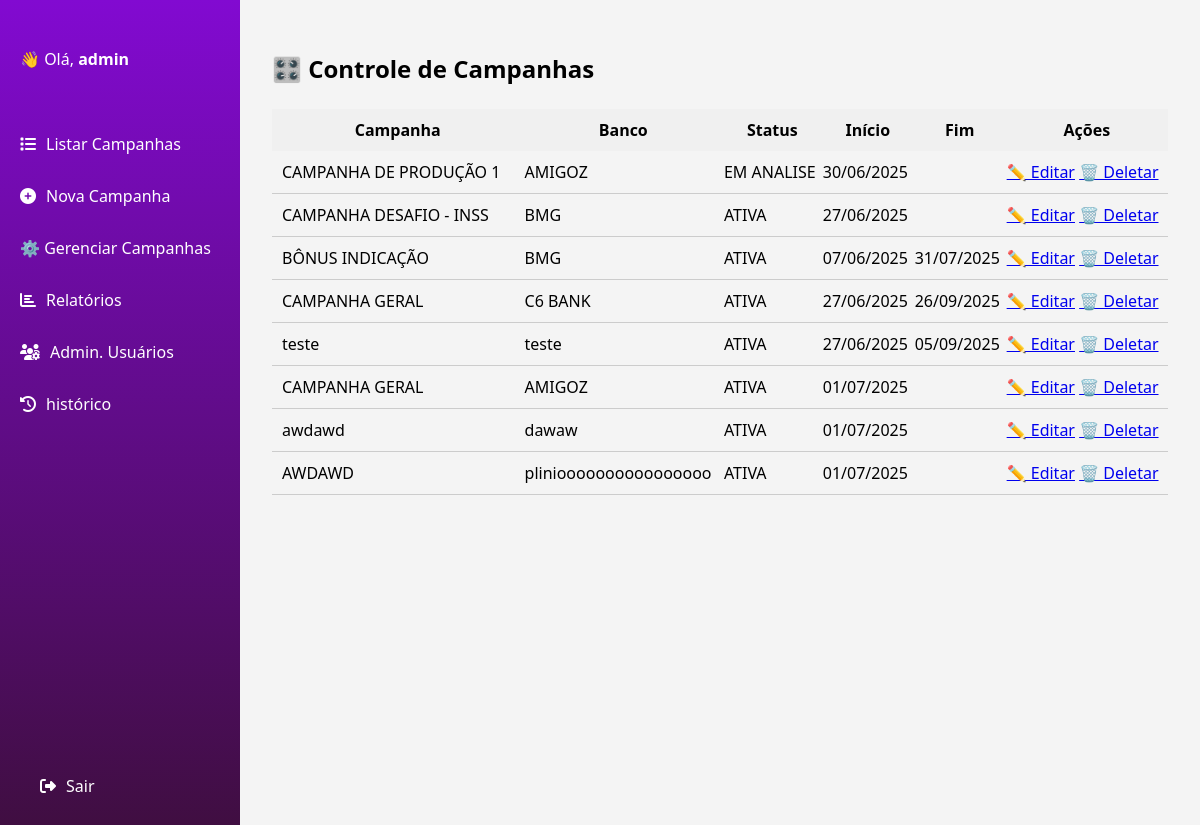
The app's page /campanhas/controle/ (signed in) with its own data.
### usuarios/models.py (models this page shows, shortened)
class Usuario(AbstractUser):
    TIPO_CHOICES = (
        ('master', 'Master'),
        ('editor', 'Editor'),
        ('visualizador', 'Visualizador'),
    )
    tipo = models.CharField(max_length=20, choices=TIPO_CHOICES, default='visualizador')

### campanhas/models.py (models this page shows, shortened)
class Campanha(models.Model):
    TIPO_VALOR_CHOICES = [
        ('R$', 'R$'),
        ('%', '%'),
    ]
    STATUS_MANUAL_CHOICES = [
        ('ATIVA', 'Ativa'),
        ('INATIVA', 'Inativa'),
        ('EM ANALISE', 'Em analise'),
    ]
    banco = models.ForeignKey(Banco, on_delete=models.PROTECT, related_name='campanhas')
    campanha = models.CharField(max_length=200, default=' ')
    nomenclatura_wb = models.CharField(max_length=200, default=' ')
    recebido = models.CharField(max_length=200, default=' ', blank=True, null=True)
    parametrizado_wb = models.CharField(max_length=200, default=' ', blank=True, null=True)
    tipo_valor_recebido = models.CharField(max_length=20, choices=TIPO_VALOR_CHOICES, default='%', blank=True, null=True)
    tipo_valor_parametrizado_wb = models.CharField(max_length=20, choices=TIPO_VALOR_CHOICES, default=' ', blank=True, null=True)
    vigencia_inicio = models.DateField(default=timezone.now)
    vigencia_fim = models.DateField(blank=True, null=True)
    periodicidade_repasses = models.CharField(max_length=100, default=' ')
    previsao_pagamento = models.CharField(max_length=100,blank=True, null=True)
    parametro_avaliacao = models.TextField(default=' ')
    criterio_apuracao = models.TextField(default=' ')
    observacoes = models.TextField(blank=True, null=True)
    possui_meta = models.BooleanField(default=False)
    tem_garantido = models.BooleanField(default=False)
    status_manual = models.CharField(max_length=50, choices=STATUS_MANUAL_CHOICES, default='ATIVA')

class Banco(models.Model):
    nome = models.CharField(max_length=100, default='Banco Genérico')
    def __str__(self):
        return self.nome

### campanhas/views.py (the view)
# urls.py: path('campanhas/controle/', CampanhaControleView.as_view(), name='campanha_controle'),
@method_decorator(login_required, name='dispatch')
@method_decorator(tipo_usuario_requerido('editor', 'master'), name='dispatch')
class CampanhaControleView(ListView):
    model = Campanha
    template_name = 'campanha_controle.html'
    context_object_name = 'campanhas'

### campanhas/templates/campanha_controle.html (shortened to what this page needs)
{% extends 'base.html' %}
{% block content %}
<h2>🎛️ Controle de Campanhas</h2>
<table style="width: 100%; border-collapse: collapse; margin-top: 1.5rem;">
  <thead>
    <tr style="background-color: #f0f0f0;">
      <th style="padding: 10px;">Campanha</th>
      <th>Banco</th>
      <th>Status</th>
      <th>Início</th>
      <th>Fim</th>
      <th>Ações</th>
    </tr>
  </thead>
  <tbody>
    {% for campanha in campanhas %}
      <tr style="border-bottom: 1px solid #ccc;">
        <td style="padding: 10px;">{{ campanha.campanha }}</td>
        <td>{{ campanha.banco }}</td>
        <td>{{ campanha.status_manual }}</td>
        <td>{{ campanha.vigencia_inicio|date:"d/m/Y" }}</td>
        <td>{{ campanha.vigencia_fim|date:"d/m/Y" }}</td>
        <td>
          <a href="{% url 'campanha_editar' campanha.pk %}" class="btn btn-sm btn-outline-primary">✏️ Editar</a>
          <a href="{% url 'campanha_deletar' campanha.pk %}" class="btn btn-sm btn-outline-danger">🗑️ Deletar</a>
        </td>
      </tr>
    {% empty %}
      <tr><td colspan="6">Nenhuma campanha cadastrada.</td></tr>
    {% endfor %}
  </tbody>
</table>
{% endblock %}

### campanhas/templates/base.html (shortened to what this page needs)
<!DOCTYPE html>
<html lang="pt-br">
<head>
    <link rel="stylesheet" href="https://cdnjs.cloudflare.com/ajax/libs/font-awesome/6.4.0/css/all.min.css">
</head>
<body>
    <nav class="sidebar">
        <div style="padding: 0 20px; margin-bottom: 2rem;">
        {% if user.is_authenticated %}
            <p>👋 Olá, <strong>{{ user.username }}</strong></p>
        {% endif %}
        </div>
        <a href="{% url 'campanha_list' %}"><i class="fa fa-list"></i>Listar Campanhas</a>
        {% if user.is_authenticated and user.tipo in 'editor master' %}
            <a href="{% url 'campanha_create' %}"><i class="fa fa-plus-circle"></i>Nova Campanha</a>
            <a href="{% url 'campanha_controle' %}">⚙️ Gerenciar Campanhas</a>
        {% endif %}
        <a href="#"><i class="fa fa-chart-bar"></i>Relatórios</a>
        {% if user.is_authenticated and user.tipo == 'master' %}
        <a href="{% url 'admin_usuarios' %}"><i class="fa fa-users-cog"></i>Admin. Usuários</a>
        <a href="{% url 'historico_listagem' %}"><i class="fa fa-history"></i>histórico</a>
        {% endif %}
        <div style="margin-top: auto; padding: 20px;">
        {% if user.is_authenticated %}
            <a href="{% url 'logout' %}"><i class="fa fa-sign-out-alt"></i> Sair</a>
        {% endif %}
        </div>
    </nav>
    <main class="content">
        {% block content %}{% endblock %}
    </main>
</body>
</html>

### campanhas/templates/base.html (style rules this page uses)
body { margin: 0; font-family: 'Segoe UI', sans-serif; background-color: #f4f4f4; display: flex; }
.sidebar { width: 240px; height: 100vh; background: linear-gradient(to bottom, #820AD1, #3F0E40); color: white; display: flex; flex-direction: column; padding-top: 2rem; }
.sidebar a { color: white; text-decoration: none; padding: 15px 20px; display: flex; align-items: center; transition: background 0.2s; }
.sidebar i { margin-right: 10px; }
.content { flex: 1; padding: 2rem; }

### records on screen
Usuario: username "admin"
Campanha: campanha "CAMPANHA DE PRODUÇÃO 1", banco "AMIGOZ", status_manual "EM ANALISE", vigencia_inicio "30/06/2025"
Campanha: campanha "CAMPANHA DESAFIO - INSS", banco "BMG", status_manual "ATIVA", vigencia_inicio "27/06/2025"
Campanha: campanha "BÔNUS INDICAÇÃO", banco "BMG", status_manual "ATIVA", vigencia_inicio "07/06/2025", vigencia_fim "31/07/2025"
Campanha: campanha "CAMPANHA GERAL", banco "C6 BANK", status_manual "ATIVA", vigencia_inicio "27/06/2025", vigencia_fim "26/09/2025"
Campanha: campanha "teste", banco "teste", status_manual "ATIVA", vigencia_inicio "27/06/2025", vigencia_fim "05/09/2025"
Campanha: campanha "CAMPANHA GERAL", banco "AMIGOZ", status_manual "ATIVA", vigencia_inicio "01/07/2025"
Campanha: campanha "awdawd", banco "dawaw", status_manual "ATIVA", vigencia_inicio "01/07/2025"
Campanha: campanha "AWDAWD", banco "plinioooooooooooooooo", status_manual "ATIVA", vigencia_inicio "01/07/2025"
